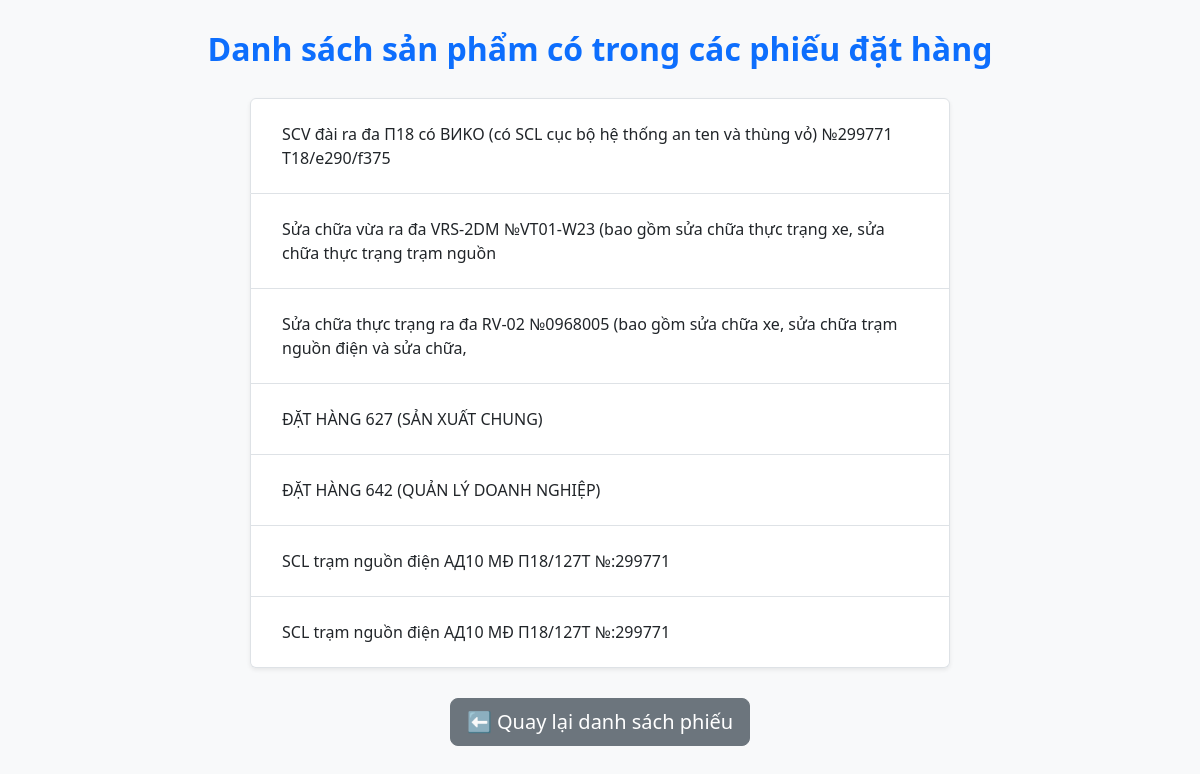
/D2SX/products/, run on the app's committed database.
### D2SX/models.py (models this page shows, shortened)
class Product(models.Model):
    name = models.CharField(max_length=100)
    item = models.ForeignKey(ProductItem, on_delete=models.CASCADE, related_name='products')
    start_date = models.DateField(null=True, blank=True)
    end_date = models.DateField(null=True, blank=True)

### D2SX/views.py (the view)
# urls.py: path('products/', views.product_list_view, name='product_list'),
def product_list_view(request):
    products = Product.objects.filter(orderitem__product__isnull=False).distinct()
    return render(request, 'products_with_orders.html', {'products': products})

### D2SX/context_processors.py (called while the page is built)
def leader_name_processor(request):
    if request.user.is_authenticated:
        return {'leader_name': request.user.get_full_name() or request.user.username}
    return {}

### DKQSZ119/context_processors.py (called while the page is built)
def leader_name_processor(request):
    if request.user.is_authenticated:
        return {'leader_name': request.user.get_full_name() or request.user.username}
    return {}

### D2SX/templates/products_with_orders.html (shortened to what this page needs)
{% load static %}
<!DOCTYPE html>
<html lang="vi">
<head>
    <link href="{% static 'css/bootstrap.min.css' %}" rel="stylesheet">
</head>
<body>
<div class="container">
    <h2>Danh sách sản phẩm có trong các phiếu đặt hàng</h2>
    <div class="product-list">
        {% if products %}
            <ul class="list-group shadow-sm rounded">
                {% for product in products %}
                    <li class="list-group-item">
                        <a href="{% url 'order_items_by_product' product.id %}" class="full-link">
                            {{ product.name }}
                        </a>
                    </li>
                {% endfor %}
            </ul>
        {% else %}
            <div class="alert alert-info text-center mt-4">
                Chưa có sản phẩm nào trong phiếu đặt hàng.
            </div>
        {% endif %}
    </div>
    <div class="back-btn">
        <a href="{% url 'order_list' %}" class="btn btn-secondary btn-lg">
            ⬅ Quay lại danh sách phiếu
        </a>
    </div>
</div>
</body>
</html>

### D2SX/templates/products_with_orders.html (style rules this page uses)
body { background-color: #f8f9fa; }
h2 { margin: 30px 0; text-align: center; color: #0d6efd; font-weight: bold; }
.product-list { max-width: 700px; margin: 0 auto; }
.list-group-item { transition: all 0.3s ease; cursor: pointer; }
.back-btn { margin-top: 30px; text-align: center; }
a.full-link { display: block; text-decoration: none; color: inherit; font-weight: 500; padding: 15px; }

### data on the page
Product: name "SCV đài ra đa П18 có BИKO (có SCL cục bộ hệ thống an ten và thùng vỏ) №299771 T18/e290/f375"
Product: name "Sửa chữa vừa ra đa VRS-2DM №VT01-W23 (bao gồm sửa chữa thực trạng xe, sửa chữa thực trạng trạm nguồn"
Product: name "Sửa chữa thực trạng ra đa RV-02 №0968005 (bao gồm sửa chữa xe, sửa chữa trạm nguồn điện và sửa chữa,"
Product: name "ĐẶT HÀNG 627 (SẢN XUẤT CHUNG)"
Product: name "ĐẶT HÀNG 642 (QUẢN LÝ DOANH NGHIỆP)"
Product: name "SCL trạm nguồn điện AД10 MĐ П18/127T №:299771"
Product: name "SCL trạm nguồn điện AД10 MĐ П18/127T №:299771"
